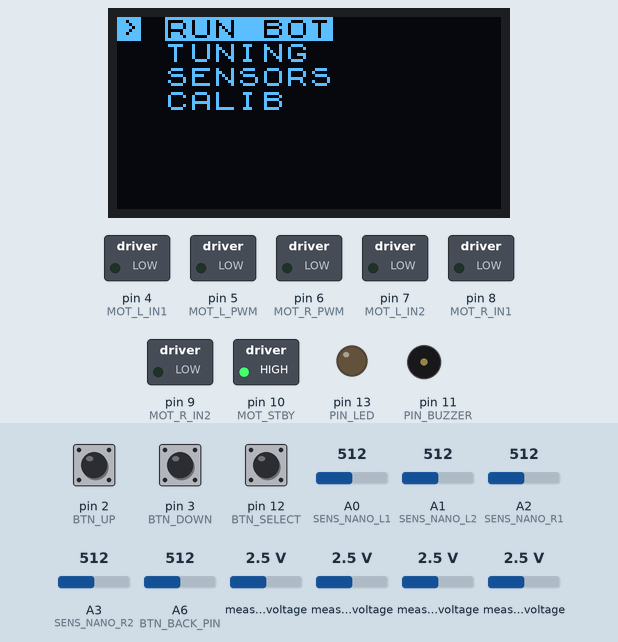
This program was run on a simulated Arduino Nano, built with avr-gcc and run on an emulated ATmega328P. Parts: 128×64 one-colour display, switched loads named in the program (green lamp = pin HIGH), output pins drawn as LEDs (lit = HIGH), buzzer (waves = sounding). The inputs (shaded band) are chosen by the test bench; at power-on: pin 12 (BTN_SELECT) HIGH, A6 (BTN_BACK_PIN) = 512, pin 2 (BTN_UP) HIGH, pin 3 (BTN_DOWN) HIGH, A0 (SENS_NANO_L1) = 512, A1 (SENS_NANO_L2) = 512, A2 (SENS_NANO_R1) = 512, A3 (SENS_NANO_R2) = 512, measured voltage 2.5 V. EEPROM starts erased.

Above: at 2.0 s.
2.1 s: pin 12 (BTN_SELECT) pulled LOW for 0.15 s
At 2.9 s:
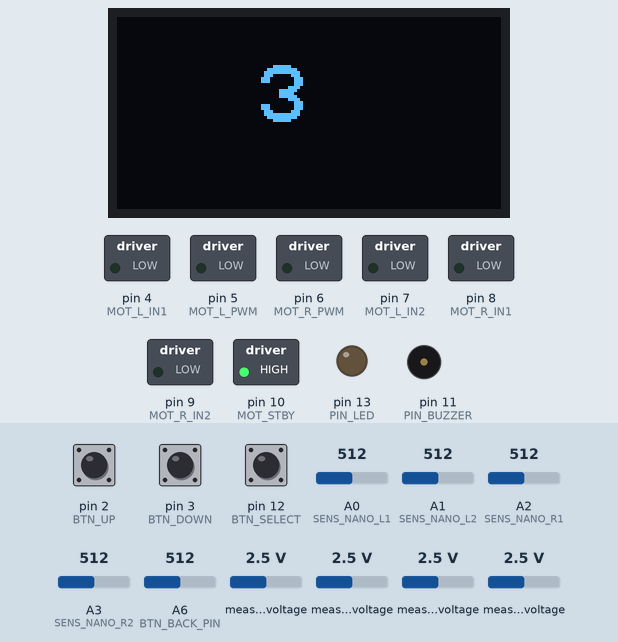
4.6 s: A6 (BTN_BACK_PIN) set to 587
7.3 s: A6 (BTN_BACK_PIN) set to 609
At 7.59 s:
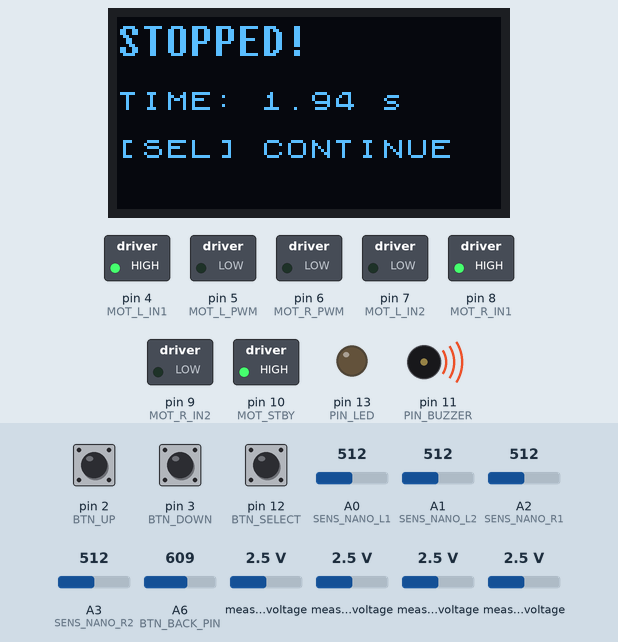
9.1 s: pin 2 (BTN_UP) pulled LOW for 0.15 s
At 9.9 s:
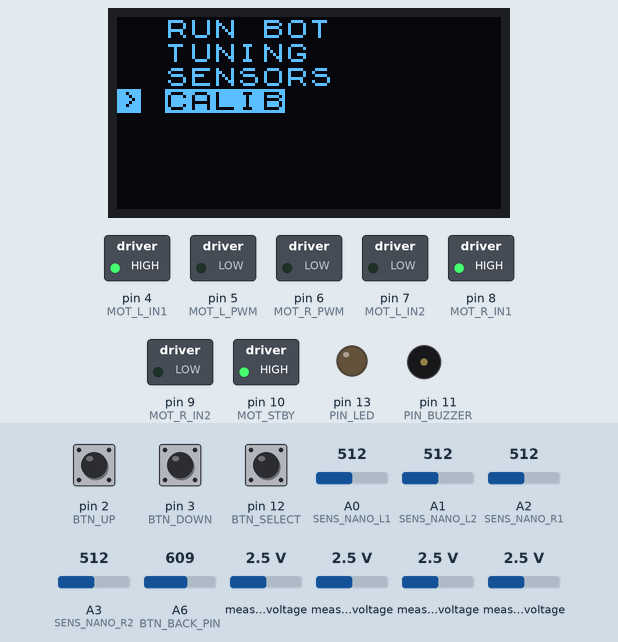
10.7 s: pin 2 (BTN_UP) pulled LOW for 1 s
At 11.2 s:
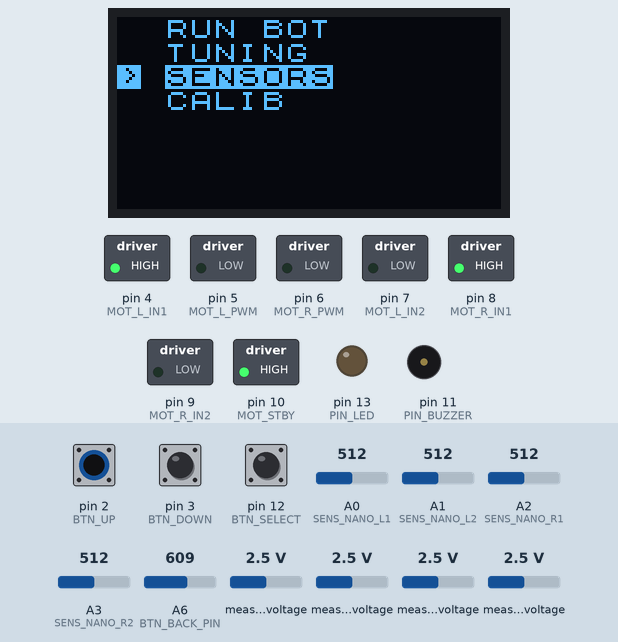
13.2 s: pin 12 (BTN_SELECT) pulled LOW for 1 s
At 14.1 s:
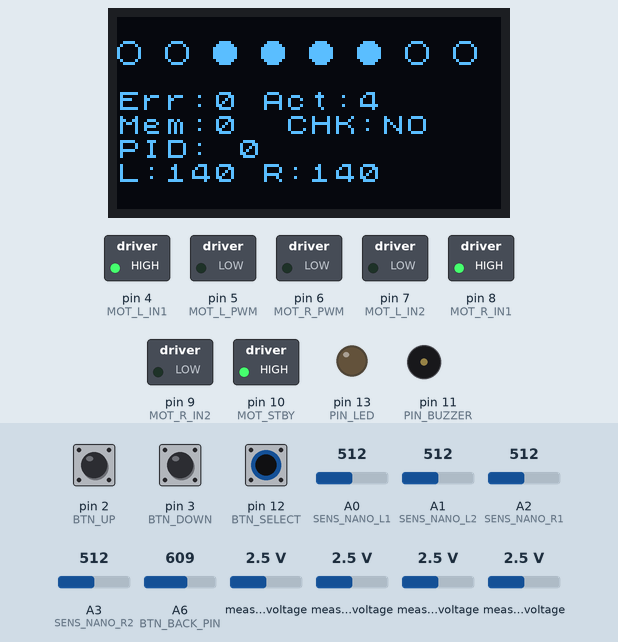
Timing chart, 0 to 16.2 s (numbered marks = the images above; inputs shaded):
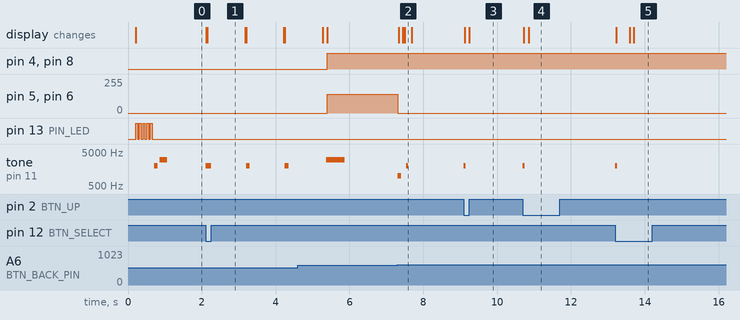

The program:

main.cpp
```cpp
#include <Arduino.h>
#include <Wire.h>
#include "config.h"
#include "sensors.h"
#include "motors.h"
#include "ui.h"

int lastError = 0;
int errorDir = 0;
unsigned long startTime = 0;
int currentPID = 0, currentLeftPWM = 0, currentRightPWM = 0, activeCountDebug = 0;
unsigned long stopBoxTimer = 0, lastCrossroadTime = 0;
bool checkpointActive = false;

int P = 0;
int D = 0;

void setup() {
    Wire.begin(); Wire.setClock(400000);
    setupSensors(); setupMotors(); setupUI();
    pinMode(PIN_BUZZER, OUTPUT); pinMode(PIN_LED, OUTPUT);
    for(int i=0; i<5; i++) { digitalWrite(PIN_LED, HIGH); delay(50); digitalWrite(PIN_LED, LOW); delay(50); }
    tone(PIN_BUZZER, 2000, 100); delay(150); tone(PIN_BUZZER, 3000, 200);
}

void drawCountNum(int n) {
    u8x8.clear(); u8x8.setFont(u8x8_font_profont29_2x3_n);
    u8x8.setCursor(6,2); u8x8.print(n); u8x8.setFont(u8x8_font_chroma48medium8_r);
}

void loop() {
    // UPDATES OLED DISPLAY AND MENU NAVIGATION
    handleUI();

    if (currentPage == COUNTDOWN) {
        for(int i=3; i>0; i--) { drawCountNum(i); tone(PIN_BUZZER, 2000, 100); delay(1000); }
        drawCountNum(0); u8x8.clear(); u8x8.drawString(0,0,"RUNNING...");
        tone(PIN_BUZZER, 3000, 500); startTime = millis(); currentPage = RUNNING;
    }

    if (currentPage == RUNNING) {
        // EMERGENCY STOP BUTTON
        if (analogRead(BTN_BACK_PIN) > 600) {
            stopMotors(); setLapTime(millis() - startTime);
            tone(PIN_BUZZER, 1000, 100); currentPage = REPORT; drawReport(); return;
        }

        // READ SENSORS AND CALCULATE CURRENT ERROR
        uint8_t bits = readSensorBits();
        int error = calculateError(bits);
        int activeCount = 0;
        for(int i=0; i<8; i++) if ((bits >> i) & 1) activeCount++;
        activeCountDebug = activeCount;

        // 1. STOP BOX: Detects the finish box and stops the robot.
        if (activeCount >= 7) {
             if (stopBoxTimer == 0) stopBoxTimer = millis();
             // TWEAK: Lower 80 to 40-50 if it ignores the finish box at high speeds
             if (millis() - stopBoxTimer > 80) {
                brakeMotors(); delay(100); stopMotors();
                setLapTime(millis() - startTime);
                tone(PIN_BUZZER, 4000, 800); currentPage = REPORT; drawReport(); return;
             }
             moveStraight(getSpeed(), getSpeed());
             return;
        } else {
             stopBoxTimer = 0;
        }

        // 2. CHECKPOINT: Detects horizontal intersections to start the glide timer.
        if (activeCount >= 5) {
            lastCrossroadTime = millis();
            checkpointActive = true;
            digitalWrite(PIN_LED, HIGH);
        }

        // 3. MEMORY: Logs the last known line position (left or right) before it vanishes.
        int leftW = ((bits >> 7) & 1) + ((bits >> 6) & 1) + ((bits >> 5) & 1);
        int rightW = ((bits >> 2) & 1) + ((bits >> 1) & 1) + ((bits >> 0) & 1);
        if (bits != 0 && activeCount <= 4) {
            if (leftW > rightW) errorDir = -1;
            else if (rightW > leftW) errorDir = 1;
        }

        // 4.Executes a zero-radius turn when the line is completely lost.
        if (bits == 0) {
            int pivotPower = 255;
            if (errorDir == 0) {
                // TWEAK: Increase 5 to 10-15 if it falsely spins on straight gaps
                if (lastError > 5) errorDir = 1;
                else if (lastError < -5) errorDir = -1;
                else if (millis() - lastCrossroadTime < 150) {
                    errorDir = -1;
                }
            }

            if (errorDir != 0) {
                brakeMotors();
                // TWEAK: Increase 50 to 60-70 if the bot skids forward before spinning
                delay(50);

                if (errorDir == 1) {
                    moveStraight(pivotPower, -pivotPower); delay(40);
                    while((readSensorBits() & 0b00111100) == 0) { moveStraight(pivotPower, -pivotPower); }
                } else {
                    moveStraight(-pivotPower, pivotPower); delay(40);
                    while((readSensorBits() & 0b00111100) == 0) { moveStraight(-pivotPower, pivotPower); }
                }

                brakeMotors(); delay(60);
                lastError = 0; errorDir = 0;
                return;
            }
            moveStraight(getSpeed(), getSpeed());
            return;
        }

        // 5.Ignores sensor data briefly to skip over horizontal intersections.
        // TWEAK: Lower 30 to 15-20 if it overshoots the line after passing a crossroad
        if (millis() - lastCrossroadTime < 30) {
            moveStraight(getSpeed(), getSpeed());
            return;
        } else {
            checkpointActive = false;
            digitalWrite(PIN_LED, LOW);
        }

        // 6. PID STEERING: Calculates the motor adjustment based on current and past error.
        P = error;
        int currentDiff = error - lastError;

        if (currentDiff != 0) delay(2);

        D = currentDiff;
        lastError = error;

        currentPID = (getKp() * P) + (getKd() * D);

        if (abs(error) > 15) currentPID = constrain(currentPID, -255, 255);
        else currentPID = constrain(currentPID, -getSpeed(), getSpeed());

        currentLeftPWM = getSpeed() + currentPID;
        currentRightPWM = getSpeed() - currentPID;

        if (abs(error) > 20) { //tweak to 30 for smoother steering, or 15 for sharper turns
            // TWEAK: Lower 0.85 to 0.60-0.70 if the bot flies off the track on tight loops
            currentLeftPWM *= 0.60;
            currentRightPWM *= 0.60;
        }

        moveStraight(currentLeftPWM, currentRightPWM);
    }
}
```

motors.cpp
```cpp
#include "motors.h"
#include "config.h"
#include <Arduino.h>

void setupMotors() {
    pinMode(MOT_L_PWM, OUTPUT); pinMode(MOT_L_IN1, OUTPUT); pinMode(MOT_L_IN2, OUTPUT);
    pinMode(MOT_R_PWM, OUTPUT); pinMode(MOT_R_IN1, OUTPUT); pinMode(MOT_R_IN2, OUTPUT);
    pinMode(MOT_STBY, OUTPUT); digitalWrite(MOT_STBY, HIGH);
}

void moveStraight(int left, int right) {
    left = constrain(left, -255, 255);
    right = constrain(right, -255, 255);

    if (left >= 0) { digitalWrite(MOT_L_IN1, HIGH); digitalWrite(MOT_L_IN2, LOW); }
    else { digitalWrite(MOT_L_IN1, LOW); digitalWrite(MOT_L_IN2, HIGH); }
    analogWrite(MOT_L_PWM, abs(left));

    if (right >= 0) { digitalWrite(MOT_R_IN1, HIGH); digitalWrite(MOT_R_IN2, LOW); }
    else { digitalWrite(MOT_R_IN1, LOW); digitalWrite(MOT_R_IN2, HIGH); }
    analogWrite(MOT_R_PWM, abs(right));
}

void turnCCW(int speed) {
    digitalWrite(MOT_L_IN1, LOW); digitalWrite(MOT_L_IN2, HIGH);
    digitalWrite(MOT_R_IN1, HIGH); digitalWrite(MOT_R_IN2, LOW);
    analogWrite(MOT_L_PWM, speed); analogWrite(MOT_R_PWM, speed);
}

void turnCW(int speed) {
    digitalWrite(MOT_L_IN1, HIGH); digitalWrite(MOT_L_IN2, LOW);
    digitalWrite(MOT_R_IN1, LOW); digitalWrite(MOT_R_IN2, HIGH);
    analogWrite(MOT_L_PWM, speed); analogWrite(MOT_R_PWM, speed);
}

void stopMotors() {
    analogWrite(MOT_L_PWM, 0); analogWrite(MOT_R_PWM, 0);
}

void brakeMotors() {
    digitalWrite(MOT_L_IN1, HIGH); digitalWrite(MOT_L_IN2, HIGH);
    digitalWrite(MOT_R_IN1, HIGH); digitalWrite(MOT_R_IN2, HIGH);
    // CRITICAL FIX: Force PWM to 255 to lock the H-Bridge
    analogWrite(MOT_L_PWM, 255); analogWrite(MOT_R_PWM, 255);
}
```

motors.h
```cpp
#pragma once

void setupMotors();
void moveStraight(int leftMotorSpeed, int rightMotorSpeed);
void turnCCW(int speed);
void turnCW(int speed);
void stopMotors();
void brakeMotors();
```

sensors.cpp
```cpp
#include "sensors.h"
#include "config.h"
#include "ui.h"
#include <Adafruit_ADS1X15.h>

Adafruit_ADS1115 ads;
bool inverted = false;

// TWEAK: Change to 'false' if your robot steers in the opposite direction it is supposed to.
bool FLIP_SENSOR_ARRAY = true;

void setupSensors() {
    ads.begin();
    ads.setGain(GAIN_ONE);
    ads.setDataRate(RATE_ADS1115_860SPS);
}

uint8_t readSensorBits() {
    uint8_t bits = 0;
    int raw[8];

    // SENSOR POLLING: Read from Nano analog pins and ADS1115 ADC.
    raw[0] = analogRead(SENS_NANO_L1); raw[1] = analogRead(SENS_NANO_L2);
    raw[2] = ads.readADC_SingleEnded(0); raw[3] = ads.readADC_SingleEnded(1);
    raw[4] = ads.readADC_SingleEnded(2); raw[5] = ads.readADC_SingleEnded(3);
    raw[6] = analogRead(SENS_NANO_R1); raw[7] = analogRead(SENS_NANO_R2);

    int aThr = getAnalogThr();
    int dThr = getAdsThr();

    // THRESHOLDING: Convert raw analog readings into a clean 8-bit binary representation.
    if (!FLIP_SENSOR_ARRAY) {
        if (raw[0] > aThr) bits |= (1<<7);
        if (raw[1] > aThr) bits |= (1<<6);
        if (raw[2] > dThr) bits |= (1<<5);
        if (raw[3] > dThr) bits |= (1<<4);
        if (raw[4] > dThr) bits |= (1<<3);
        if (raw[5] > dThr) bits |= (1<<2);
        if (raw[6] > aThr) bits |= (1<<1);
        if (raw[7] > aThr) bits |= (1<<0);
    } else {
        if (raw[7] > aThr) bits |= (1<<7);
        if (raw[6] > aThr) bits |= (1<<6);
        if (raw[5] > dThr) bits |= (1<<5);
        if (raw[4] > dThr) bits |= (1<<4);
        if (raw[3] > dThr) bits |= (1<<3);
        if (raw[2] > dThr) bits |= (1<<2);
        if (raw[1] > aThr) bits |= (1<<1);
        if (raw[0] > aThr) bits |= (1<<0);
    }

    // TURN-SAFE INVERTER: Automatically flips background color ONLY if the line is perfectly centered.
    if (bits == 0b00011000 || bits == 0b00111100 || bits == 0b00001100 ||
        bits == 0b00110000 || bits == 0b00000110 || bits == 0b01100000 ||
        bits == 0b00010000 || bits == 0b00001000 || bits == 0b00011100 || bits == 0b00111000) {
        inverted = false;
    }
    else if (bits == 0b11100111 || bits == 0b11000011 || bits == 0b11110011 ||
             bits == 0b11001111 || bits == 0b11111001 || bits == 0b10011111 ||
             bits == 0b11101111 || bits == 0b11110111 || bits == 0b11100011 || bits == 0b11000111) {
        inverted = true;
    }

    // INVERSION APPLICATION: Ensures the rest of the code always sees '1' as the line.
    if (inverted) bits = ~bits;
    return bits;
}

int calculateError(uint8_t bits) {
    if (bits == 0) return -999;
    if (bits == 0xFF) return 999;

    long num = 0, den = 0;

    // TWEAK: Increase the outer numbers (e.g., 40 to 50 or 60) for sharper, more aggressive PID steering.
    int weights[] = {-40, -30, -20, -10, 10, 20, 30, 40};

    // ERROR CALCULATION: Averages the active weights to find the exact center of the line.
    for(int i=0; i<8; i++) {
        if ((bits >> (7-i)) & 1) { num += weights[i]; den++; }
    }
    if (den == 0) return 0;
    return num / den;
}

// HELPER FUNCTIONS: Quick checks for gaps, stops, and OLED display data.
bool isLineLost(uint8_t bits) { return (bits == 0); }
bool isStopBox(uint8_t bits) { return (bits == 0xFF); }
String getLineColor() { return inverted ? "WHT" : "BLK"; }
```

sensors.h
```cpp
#pragma once
#include <Arduino.h>

void setupSensors();
uint8_t readSensorBits();
int calculateError(uint8_t bits);
bool isOutOfLine(uint8_t sensorReadings); // YOUR function restored
bool isStopBox(uint8_t bits);
String getLineColor();
```

ui.h
```cpp
#pragma once
#include <Arduino.h>
#include <U8g2lib.h>

extern U8X8_SH1106_128X64_NONAME_HW_I2C u8x8;

// Added CALIBRATE to the pages
enum UIPage { MENU, COUNTDOWN, RUNNING, TUNING, SENSORS, REPORT, CALIBRATE };
extern UIPage currentPage;

void setupUI();
void handleUI();
void drawMenu();

void loadSettings();
void saveSettings();

void setLapTime(unsigned long t);
void drawReport();

// Getters
int getKp();
int getKi();
int getKd();
int getSpeed();
int getAnalogThr();
int getAdsThr();
```

config.h
```cpp
#pragma once
#include <Arduino.h>

// ================= HARDWARE PINS =================
// Buttons
#define BTN_UP      2
#define BTN_DOWN    3
#define BTN_SELECT  12
#define BTN_BACK_PIN A6

// Motors (TB6612)
#define MOT_L_PWM   5
#define MOT_L_IN1   4
#define MOT_L_IN2   7
#define MOT_R_PWM   6
#define MOT_R_IN1   8
#define MOT_R_IN2   9
#define MOT_STBY    10

#define PIN_BUZZER  11
#define PIN_LED     13

// Sensors
#define SENS_NANO_L1 A0
#define SENS_NANO_L2 A1
#define SENS_NANO_R1 A2
#define SENS_NANO_R2 A3

// ================= TUNING (From Working Code) =================
// Thresholds (0 = White, 1 = Black)
#define ANALOG_THR 200
#define ADS_THR    8000

// Default PID
#define DEFAULT_SPEED 140
#define DEFAULT_KP 25
#define DEFAULT_KD 80
#define DEFAULT_KI 0

// Logic Constants
#define OUT_OF_LINE 20
```

Source omitted: ui.cpp (8778 bytes)

Measured:
- the behaviour switches between 600 and 601 on A6 (BTN_BACK_PIN) (found by bisection; images 1 and 2)
- after the input at 2.1 s, tone on pin 11 (PIN_BUZZER): alternates 2000 Hz for 0.10 s and silent for 0.95 s, starting at once; the display: first changes at once (image 1 shows a later state)
- after the input at 7.3 s, pin 5 (MOT_L_PWM), pin 6 (MOT_R_PWM): 140/255 → 0/255 at once; tone on pin 11 (PIN_BUZZER): silent → 1000 Hz at once, → silent 0.10 s later, → 2000 Hz 0.14 s later, → silent 0.05 s later; the display: first changes at once (image 2 shows a later state)
- after the input at 9.1 s, tone on pin 11 (PIN_BUZZER): silent → 2000 Hz at once, → silent 0.05 s later; the display: first changes at once (image 3 shows a later state)
- after the input at 10.7 s, tone on pin 11 (PIN_BUZZER): silent → 2000 Hz at once, → silent 0.05 s later; the display: first changes at once (image 4 shows a later state)
- after the input at 13.2 s, tone on pin 11 (PIN_BUZZER): silent → 2000 Hz at once, → silent 0.05 s later; the display: first changes at once (image 5 shows a later state)
